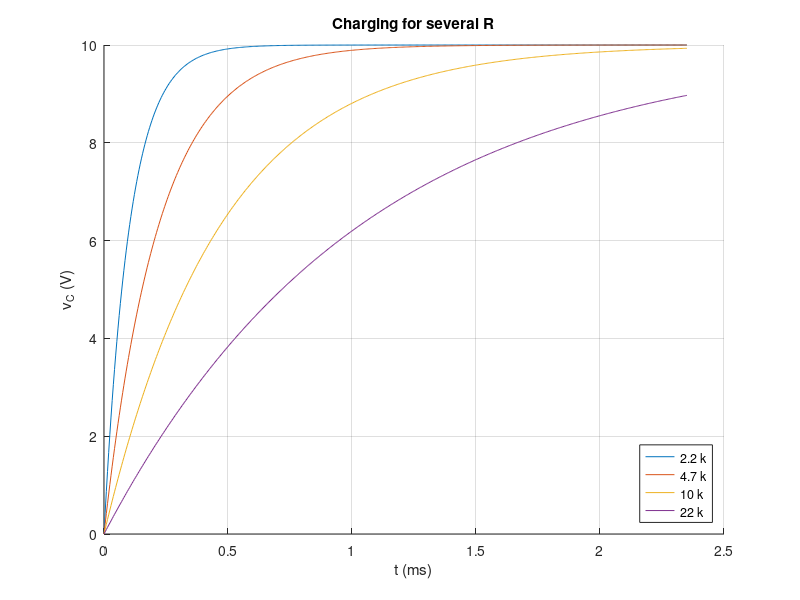
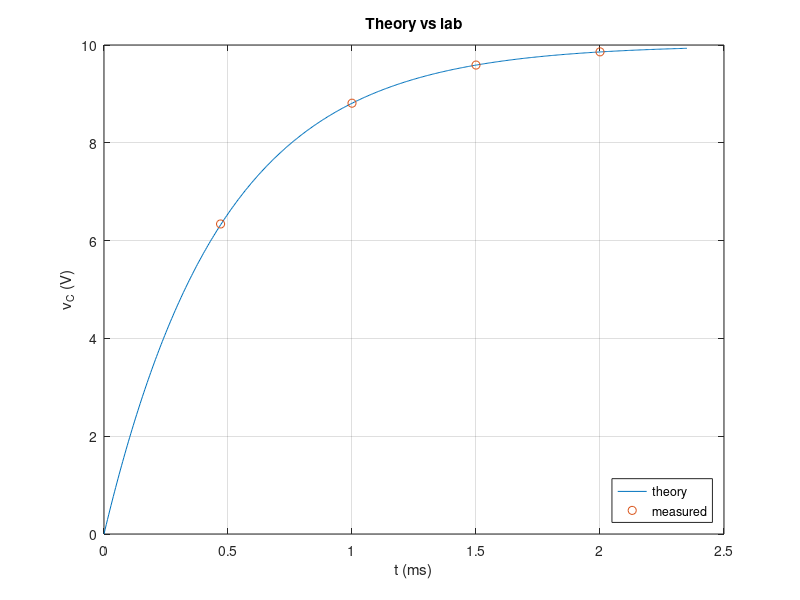

Recreate these plots in MATLAB, in order.
% MATLAB from zero — 7: from a script to a project
%title: MATLAB from Zero 7: From a Script to a Project
%ar-title: MATLAB من الصفر 7: من سكربت إلى مشروع
%course: intro
%level: 7

%% 1. Start from a working script
%ar: كل مشروع يبدأ بسكربت صغير يعمل ونتيجته صحيحة. هنا: شحن مكثف عبر مقاومة. نتحقق من ثابت الزمن قبل أي توسعة.
R = 10e3; C = 47e-9; Vs = 10;
tau = R*C;
t = linspace(0, 5*tau, 500);
vc = Vs*(1 - exp(-t/tau));
fprintf('tau = %.3f ms, vc(tau) = %.3f V\n', tau*1e3, interp1(t, vc, tau))
%check: abs(interp1(t, vc, tau) - 10*(1-exp(-1))) < 1e-3

%% 2. Turn the numbers into parameters
%ar: اجمع كل القيم التي قد تتغير في بداية الملف داخل struct واحد (مثل p.R و p.C). هكذا تغيّر التصميم من مكان واحد.
p.R = 10e3; p.C = 47e-9; p.Vs = 10;
fprintf('parameters: R = %g, C = %g, Vs = %g\n', p.R, p.C, p.Vs)

%% 3. A parameter sweep
%ar: المشروع الحقيقي يجيب على سؤال: «ماذا لو؟». نرسم الشحن لعدة قيم للمقاومة على نفس الشكل بحلقة.
figure; hold on
for Rk = [2.2e3 4.7e3 10e3 22e3]
    tk = Rk*p.C;
    plot(t*1e3, p.Vs*(1 - exp(-t/tk)))
end
hold off; grid on; xlabel('t (ms)'); ylabel('v_C (V)')
legend('2.2 k', '4.7 k', '10 k', '22 k', 'Location', 'southeast'); title('Charging for several R')

%% 4. Save results to a file
%ar: احفظ النتائج في ملف CSV يفتحه Excel: fopen للفتح، fprintf للكتابة، fclose للإغلاق. هذا يصلح لكل أجهزة MATLAB.
f = fopen('charging.csv', 'w');
fprintf(f, 't_ms,vc_V\n');
fprintf(f, '%.5f,%.5f\n', [t(1:50:end)*1e3; vc(1:50:end)]);
fclose(f);
fprintf('saved %d rows to charging.csv\n', numel(t(1:50:end)))
delete('charging.csv');

%% 5. Check your design automatically
%ar: أضف اختبارًا يتأكد من النتيجة بنفسه: assert يوقف البرنامج برسالة إذا كان الشرط خطأ. هكذا تعرف فورًا إذا كسر تعديلٌ شيئًا.
assert(abs(p.R*p.C - 0.47e-3) < 1e-12, 'time constant changed!')
fprintf('all checks passed\n')

%%! 6. Ideas to grow it into a real project
%ar: (1) اجعل الحساب دالة: [t, vc] = rc_charge(p) واستدعها من سكربت رئيسي. (2) اقرأ القيم من المستخدم بـ input. (3) في MATLAB نفسه: App Designer (من Apps ثم Design App) يحول الدالة إلى برنامج بأزرار ومنزلقات.
%ar: (4) قارن النظرية بقياساتك من المعمل: ضع قراءاتك في متجه وارسمها فوق المنحنى النظري واحسب نسبة الخطأ. هذا تقرير معمل كامل من MATLAB.
meas_t  = [0.47 1.0 1.5 2.0];          % example: your own lab readings (ms)
meas_vc = [6.34 8.81 9.59 9.86];       % (V) - from the virtual lab, Experiment 1
theory  = p.Vs*(1 - exp(-meas_t*1e-3/tau));
err = abs(theory - meas_vc)./theory*100;
fprintf('t = %.2f ms: theory %.3f V, measured %.2f V, error %.2f%%\n', [meas_t; theory; meas_vc; err])
figure
plot(t*1e3, vc); hold on; plot(meas_t, meas_vc, 'o'); hold off; grid on
xlabel('t (ms)'); ylabel('v_C (V)'); legend('theory', 'measured', 'Location', 'southeast'); title('Theory vs lab')
